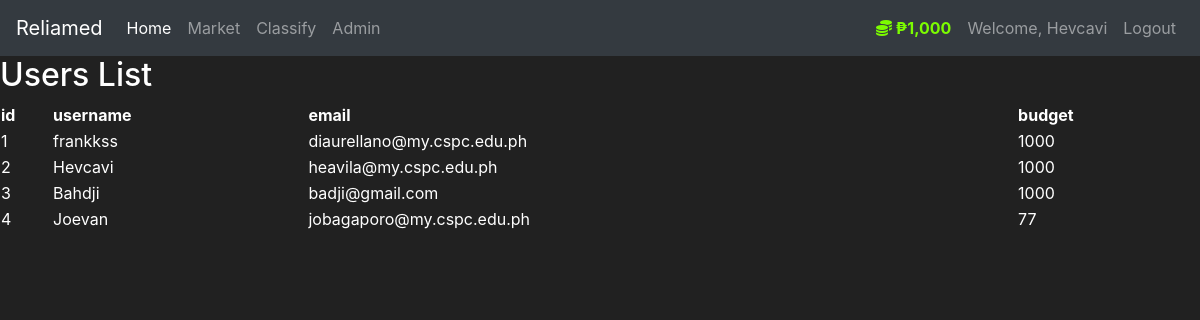
/table (signed in), run on an earlier commit of the app's database.
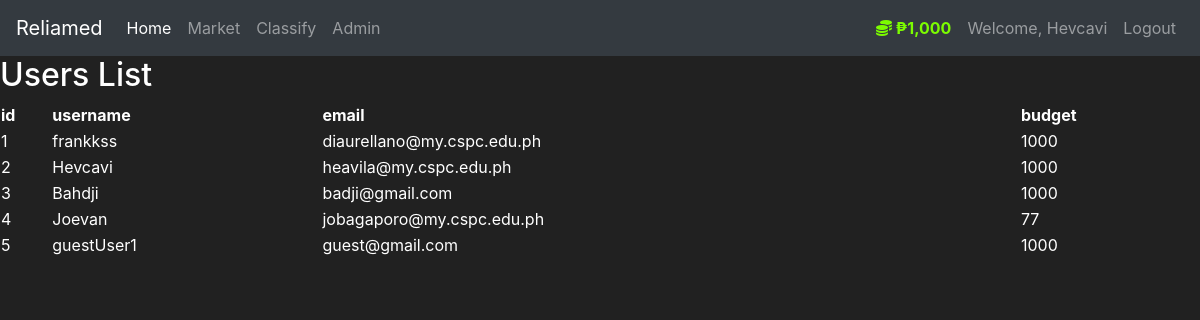
And on a later commit of the database.
### reliamed/models.py (models this page shows, shortened)
class User(db.Model, UserMixin):
    id = db.Column(db.Integer(), primary_key=True)
    username = db.Column(db.String(length=30), nullable=False, unique=True)
    email_address = db.Column(db.String(length=50), nullable=False, unique=True)
    password_hash = db.Column(db.String(length=60), nullable=False)
    budget = db.Column(db.Integer(), nullable=False, default=1000)
    products = db.relationship('Pharmaceuticals', backref='owned_user', lazy=True)
    @property
    def prettier_budget(self):
        if len(str(self.budget)) >= 4:
            return f'₱{str(self.budget)[:-3]},{str(self.budget)[-3:]}'
        else:
            return f"₱{self.budget}"
    @property
    def password(self):
        return self.password

### reliamed/routes.py (the view)
@app.route('/table')
@login_required
def table():
    users = User.query.all()
    return render_template('table.html', users=users)

### reliamed/models.py (called while the page is built)
@login_manager.user_loader
def load_user(user_id):
    return User.query.get(int(user_id))

### reliamed/templates/table.html (shortened to what this page needs)
{% extends 'base.html' %}
{% block content %}
<h2>Users List</h2>
<table style="width:100%">
    <tr>
        <th>id</th>
        <th>username</th>
        <th>email</th>
        <th>budget</th>
    </tr>
    {% for user in users %}
    <tr>
        <td>{{ user.id }}</td>
        <td>{{ user.username }}</td>
        <td>{{ user.email_address }}</td>
        <td>{{ user.budget }}</td>
    </tr>
    {% endfor %}
</table>
{% endblock %}

### reliamed/templates/base.html (shortened to what this page needs)
<!doctype html>
<html lang="en">
   <head>
      <link rel="stylesheet" href="https://cdn.jsdelivr.net/npm/bootstrap@4.5.3/dist/css/bootstrap.min.css">
   </head>
   <body>
    <nav class="navbar navbar-expand-md navbar-dark bg-dark">
      <a class="navbar-brand" href="#">Reliamed</a>
      <div class="collapse navbar-collapse" id="navbarNav">
        <ul class="navbar-nav mr-auto">
            <li class="nav-item active">
                <a class="nav-link" href="{{ url_for('home_page') }}">Home <span class="sr-only">(current)</span></a>
            </li>
            <li class="nav-item">
                <a class="nav-link" href="{{ url_for('market_page') }}">Market</a>
            </li>
            <li class="nav-item">
                <a class="nav-link" href="{{ url_for('predict') }}">Classify</a>
            </li>
            <li class="nav-item">
                <a class="nav-link" href="{{ url_for('admin.index') }}">Admin</a>
            </li>
        </ul>
          {% if current_user.is_authenticated %}
            <ul class="navbar-nav">
                <li class="nav-item">
                    <a class="nav-link" style="color: lawngreen; font-weight: bold">
                        <i class="fas fa-coins"></i>
                        {{ current_user.prettier_budget }}
                    </a>
                </li>
                <li class="nav-item">
                    <a class="nav-link">Welcome, {{ current_user.username }}</a>
                </li>
                <li class="nav-item">
                    <a class="nav-link" href="{{ url_for('logout_page') }}">Logout</a>
                </li>
            </ul>
          {% endif %}
      </div>
    </nav>
      {% block content %}
      {% endblock %}
   </body>
</html>

### reliamed/templates/base.html (style rules this page uses)
body { background-color: #212121; color: white }

What changed in the data, as far as the page shows it:
added User: id "5", username "guestUser1", email_address "guest@gmail.com", budget "1000"
